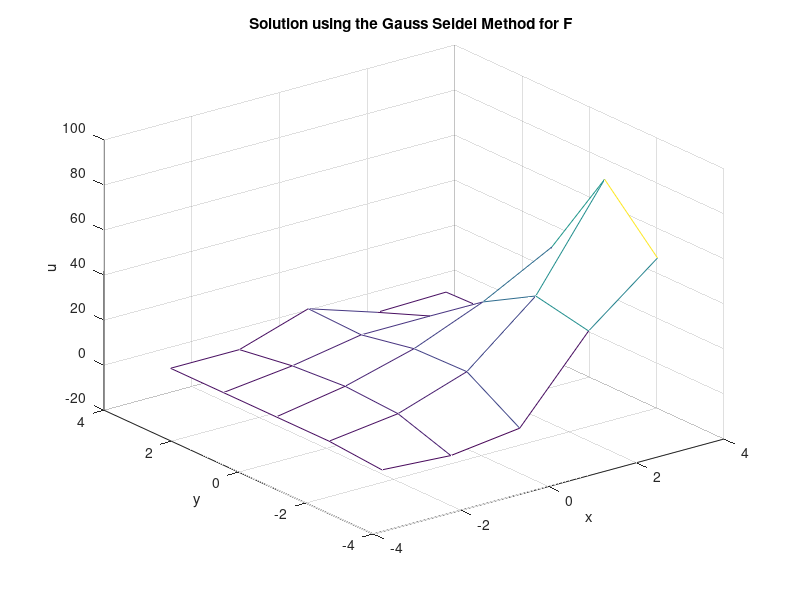
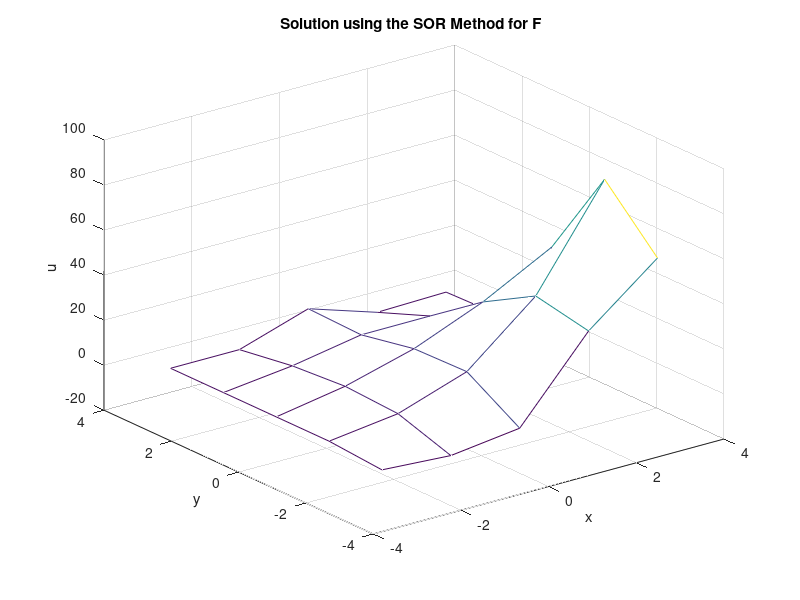

Write the MATLAB code that produced these figures, in order.
%German Robles
%1456165
%2D Poisson Equation
%APc1-2 version
%May 9th, 2018
%Scientific Computing

clearvars
clc
close all

%% variables that will be used in this problem to solve for 2D poisson and laplace equation

%rectangle of interest
ax = -pi;               %left boundary of rectangle of interest
ay = -pi;               %bottom boundary of rectangle of interest
bx = pi;                %right boundary of rectangle of interest
by = pi;                %top boundary of rectangle of interest
Lx = bx - ax;           %Lx=2pi since thats magnitude of the rectangle in x-direction
Ly = by - ay;           %Ly=2pi since thats magnitude of the rectangle in y-direction

%number of nodes analyzed in this problem
disp('Enter the number of nodes to be analyzed:')       %user friendly input depending on the number of nodes
N = input('Nodes: ');               %choose a desired number of poles

Nx = N;                 %Ny is set equal to the desired number of nodes
Ny = N;                 %Ny is set equal to the desired number of nodes

h2 = (1/(Nx+1))^2;      %since h is the same for deltax and deltay, h^2 is used for the following calculation

hx = linspace(ax,bx,Nx);        %equally spaced vector from -pi to pi using N nodes in x direction
hy = linspace(ay,by,Ny);        %equally spaced vector from -pi to pi usinf N nodes in y direction

[x,y] = meshgrid(hx,hy);        %created matrix from -pi to pi in both direction to simulate rectangle
y = flipud(y);                  %flipped y vector to have it go from -pi to pi in vertical direction

%boundary conditions defined
fa = ((x-ax).^2).*cos(pi.*x/ax);            %equation used for the top boundary condition (dirichlet)
ga = x.*((x-ax).^2);                        %equation used for the bottom boundary condition (dirichlet)
F = cos((pi/2).*(2.*((x-ax)/(bx-ax))+1)).*sin(pi.*((y-ay)/(by-ay)));                    %right hand side for poissons equation (first case) 
%F = zeros(Nx,Ny);              %right hand side for laplaces equation (second case)
uby = fa;                                     %top BC
uay = ga;                                     %bottom BC
ubx = (bx.*((bx-ax).^2))+(((y-ay)/(by-ay)).*((((bx-ax).^2).*cos(pi.*bx/ax))-(bx.*((bx-ax).^2))));   %Right BC

%% boundary conditions prescribed on u matrix

%solvng for outer edges of the u matrix solution
u = zeros(Nx,Ny);       %preallocating the matrix for u matrix solution
u(1,2:Ny-1)=uby(1,2:Ny-1);      %plugging in top BC's defined earlier on the u matrix
u(Nx,2:Ny-1)=uay(Nx,2:Ny-1);    %plugging in bottom BC's defined earlier on the u matrix
u(2:Nx-1,Ny)=ubx(2:Nx-1,Ny);    %plugging in right BC's defined earlier on the u matrix

% neumann boundary condition on the left side of the u matrix

for i = 2:Nx-1
    u(i,1) = (1/4)*(2*u(i,1)+u(i-1,1)+u(i+1,1)+(h2)*F(i,1));    %algorithm used to calculate left BC since a ghost node is requiered 
end

% to provide bettter results, the corners will be calculated as averages of
% the neighboring grids

u(1,1) = (u(1,2)+u(2,1))/2;         %average for top left corner
u(1,Ny) = (u(1,Ny-1)+u(2,Ny))/2;    %average for top right corner
u(Nx,1) = (u(Nx-1,1)+u(Nx,2))/2;    %average for bottom left corner
u(Nx,Ny) = (u(Nx,Ny-1)+u(Nx-1,Ny))/2;   %average for bottom right corner

%% first iterative method used to solve poisson equation: gauss seidel 
    
error1 = 1;                      %define the error
tole1 = 1e-6;                    %tolerance used when iterating using the gauss seidel method
gaussit1 = 0;                    %keeps track of the number of iterations to date
ukp11 = u;                       %defines the u (k+1) matrix to the original u matrix

while error1 > tole1
    gaussit1 = gaussit1 + 1;      %iterator count keeps growing for each iteration
    for j = 2:Ny-1
        for i = 2:Nx-1
            ukp11(i,j)=.25*(ukp11(i-1,j)+u(i+1,j)+ukp11(i,j-1)+u(i,j+1)+h2*F(i,j));    %algorithm for the GS method
        end
    end
    error1 =(1/(Nx*Ny))*sum(sum(abs(ukp11-u)));           %calculated error used for the next iteration
    u = ukp11;
end

%iterations needed to solve
disp('Number of Iterations using the Gauss Seidel method for F =')
disp(gaussit1)                   %shows the total number of iteration to converge 

%plots solution
figure(1)                       %plots the u solution on a x, y, and z plane
mesh(x,y,u)
xlabel('x')
ylabel('y')
zlabel('u')
title('Solution using the Gauss Seidel Method for F ')
    
%% second iterative method used to solve poisson equation: SOR method

error = 1;
tole = 1e-6;
gaussit = 0;
ukp1 = u;
w = 1.9;                        %relaxation factor used to solve the SOR method. ideally this value must be within 1 to 2. 
%for this first calculation I used 1.5 but this value needs to be optimzed
%to produce the best results possible in the form of the fastest
%convergence

while error > tole
    gaussit = gaussit + 1;
    for j = 2:Ny-1
        for i = 2:Nx-1
            ukp1(i,j)=((w/4)*(u(i+1,j)+ukp1(i-1,j)+ u(i,j+1)+ ukp1(i,j-1)+(h2*F(i,j))))+(1-w)*u(i,j);   %algorithm for the SOR method
        end
    end
    error =(1/(Nx*Ny))*sum(sum(abs(ukp1-u)));
    u = ukp1;
end

%iterations needed to solve
disp('Number of Iterations using the SOR method for F =')
disp(gaussit) %shows the total number of iteration to converge 

%plots solution
figure(2)                           %plots a second figure to display the SOR solution on a x, y, and z plane
mesh(x,y,u)
xlabel('x')
ylabel('y')
zlabel('u')
title('Solution using the SOR Method for F ')


    
